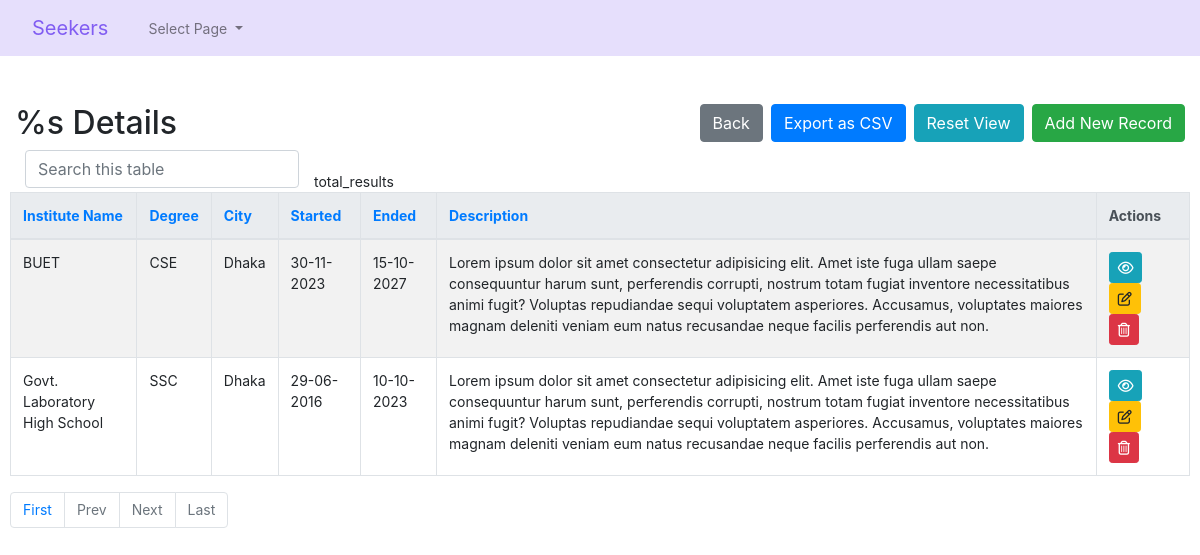
Screenshot of /user/educationcrud/education-index.php (signed in) with the database file from the repository.
### tables this page shows
CREATE TABLE `education` (
  `edu_id` int(11) NOT NULL,
  `user_id` bigint(20) UNSIGNED DEFAULT NULL,
  `name` varchar(255) DEFAULT NULL,
  `degree` varchar(255) DEFAULT NULL,
  `city` varchar(255) DEFAULT NULL,
  `start_date` date DEFAULT NULL,
  `end_date` date DEFAULT NULL,
  `description` text DEFAULT NULL
);

### user/educationcrud/config.php (called while the page is built, shortened)
<?php
$no_of_records_per_page = '10';
$protocol               = (isset($_SERVER['HTTPS']) && $_SERVER['HTTPS'] == 'on') ? 'https' : 'http';
$domain                 = $protocol . '://' . $_SERVER['HTTP_HOST'];
?>

### user/educationcrud/education-index.php (the view, shortened to what this page needs)
<?php
require_once('config.php');
require_once('helpers.php');
$user_id = $_SESSION['user_id'];
$isCsvExport = isset($_GET['export']) && $_GET['export'] == 'csv';
$script   = $_SERVER['SCRIPT_NAME'];
$parameters   = $_GET ? $_SERVER['QUERY_STRING'] : "" ;
$currenturl = $domain. $script . '?' . $parameters;
if (isset($_GET['pageno'])) {
    $pageno = $_GET['pageno'];
} else {
    $pageno = 1;
}
$offset = ($pageno-1) * $no_of_records_per_page;
$where_statement = " WHERE 1=1 ";
if (!empty($_GET['search'])) {
    $search = mysqli_real_escape_string($link, $_GET['search']);
    if (strpos('`education`.`name`, `education`.`degree`, `education`.`city`, `education`.`start_date`, `education`.`end_date`, `education`.`description`', ',')) {
        $where_statement .= " AND CONCAT_WS (`education`.`name`, `education`.`degree`, `education`.`city`, `education`.`start_date`, `education`.`end_date`, `education`.`description`) LIKE '%$search%'";
    } else {
        $where_statement .= " AND `education`.`name`, `education`.`degree`, `education`.`city`, `education`.`start_date`, `education`.`end_date`, `education`.`description` LIKE '%$search%'";
    }
} else {
    $search = "";
}
$sql = "SELECT education.*
FROM education
LEFT JOIN users AS user_idusers ON user_idusers.id = education.user_id
WHERE user_idusers.id = $user_id -- Replace $user_id with the actual user ID
GROUP BY education.edu_id
ORDER BY edu_id ASC
";
if (!$isCsvExport) {
    $sql .= " LIMIT $offset, $no_of_records_per_page";
}
$result = mysqli_query($link, $sql);
$count_pages = "SELECT COUNT(*) AS count
                FROM `education`
			LEFT JOIN `users` AS `user_idusers` ON `user_idusers`.`id` = `education`.`user_id`
                $where_statement";
?><!DOCTYPE html>
<html lang="en">
<head>
    <link rel="stylesheet" href="https://stackpath.bootstrapcdn.com/bootstrap/4.5.0/css/bootstrap.min.css">
</head>
<body>
    <?php require_once('navbar.php'); ?>
    <section class="pt-5">
        <div class="container-fluid">
            <div class="row">
                <div class="col-md-12">
                    <div class="page-header clearfix">
                        <?php
                        $str = <<<'EOD'
                        Education
                        EOD;
                        ?>
                        <h2 class="float-left"><?php translate('%s Details', true, $str) ?></h2>
                        <a href="education-create.php" class="btn btn-success float-right"><?php translate('Add New Record') ?></a>
                        <a href="education-index.php" class="btn btn-info float-right mr-2"><?php translate('Reset View') ?></a>
                        <a href="education-index.php?export=csv" class="btn btn-primary float-right mr-2"><?php translate('Export as CSV') ?></a>
                        <a href="javascript:history.back()" class="btn btn-secondary float-right mr-2"><?php translate('Back') ?></a>
                    </div>
                    <div class="form-row">
                        <form action="education-index.php" method="get">
                            <div class="col"> <input type="text" class="form-control" placeholder="<?php translate('Search this table') ?>" name="search"></div>
                        </form>
                        <br>
                        <?php
                        if($result) :
                            if(mysqli_num_rows($result) > 0) :
                                $number_of_results = mysqli_fetch_assoc(mysqli_query($link, $count_pages))['count'];
                                $total_pages = ceil($number_of_results / $no_of_records_per_page);
                                ?>
                                <table class='table table-bordered table-striped'>
                                    <thead class='thead-light'>
                                        <tr>
                                            <?php 									$columnname = "name";
									$sort_link = isset($_GET["order"]) && $_GET["order"] == $columnname && $_GET["sort"] == "asc" ? "desc" : "asc";
									$sort_link = isset($_GET["order"]) && $_GET["order"] == $columnname && $_GET["sort"] == "desc" ? "asc" : $sort_link;
									echo "<th><a href=?search=$search&order=name&sort=".$sort_link.">Institute Name</a></th>";
									$columnname = "degree";
									$sort_link = isset($_GET["order"]) && $_GET["order"] == $columnname && $_GET["sort"] == "asc" ? "desc" : "asc";
									$sort_link = isset($_GET["order"]) && $_GET["order"] == $columnname && $_GET["sort"] == "desc" ? "asc" : $sort_link;
									echo "<th><a href=?search=$search&order=degree&sort=".$sort_link.">Degree </a></th>";
									$columnname = "city";
									$sort_link = isset($_GET["order"]) && $_GET["order"] == $columnname && $_GET["sort"] == "asc" ? "desc" : "asc";
									$sort_link = isset($_GET["order"]) && $_GET["order"] == $columnname && $_GET["sort"] == "desc" ? "asc" : $sort_link;
									echo "<th><a href=?search=$search&order=city&sort=".$sort_link.">City</a></th>";
									$columnname = "start_date";
									$sort_link = isset($_GET["order"]) && $_GET["order"] == $columnname && $_GET["sort"] == "asc" ? "desc" : "asc";
									$sort_link = isset($_GET["order"]) && $_GET["order"] == $columnname && $_GET["sort"] == "desc" ? "asc" : $sort_link;
									echo "<th><a href=?search=$search&order=start_date&sort=".$sort_link.">Started</a></th>";
									$columnname = "end_date";
									$sort_link = isset($_GET["order"]) && $_GET["order"] == $columnname && $_GET["sort"] == "asc" ? "desc" : "asc";
									$sort_link = isset($_GET["order"]) && $_GET["order"] == $columnname && $_GET["sort"] == "desc" ? "asc" : $sort_link;
									echo "<th><a href=?search=$search&order=end_date&sort=".$sort_link.">Ended</a></th>";
									$columnname = "description";
									$sort_link = isset($_GET["order"]) && $_GET["order"] == $columnname && $_GET["sort"] == "asc" ? "desc" : "asc";
									$sort_link = isset($_GET["order"]) && $_GET["order"] == $columnname && $_GET["sort"] == "desc" ? "asc" : $sort_link;
									echo "<th><a href=?search=$search&order=description&sort=".$sort_link.">Description</a></th>";
 ?>
                                            <th><?php translate('Actions'); ?></th>
                                        </tr>
                                    </thead>
                                    <tbody>
                                        <?php while($row = mysqli_fetch_array($result)): ?>
                                            <tr>
                                                <?php 											echo "<td>";
											echo nl2br(htmlspecialchars($row['name'] ?? ""));
											echo "</td>"."\n\t\t\t\t\t\t\t\t\t\t\t\t";											echo "<td>";
											echo nl2br(htmlspecialchars($row['degree'] ?? ""));
											echo "</td>"."\n\t\t\t\t\t\t\t\t\t\t\t\t";											echo "<td>";
											echo nl2br(htmlspecialchars($row['city'] ?? ""));
											echo "</td>"."\n\t\t\t\t\t\t\t\t\t\t\t\t";echo "<td>" . convert_date($row['start_date']) . "</td>";
										echo "<td>" . convert_date($row['end_date']) . "</td>";
																					echo "<td>";
											echo nl2br(htmlspecialchars($row['description'] ?? ""));
											echo "</td>"."\n\t\t\t\t\t\t\t\t\t\t\t\t"; ?>
                                                <td>
                                                    <?php
                                                    $column_id = 'edu_id';
                                                    if (!empty($column_id)): ?>
                                                        <a id='read-<?php echo $row['edu_id']; ?>' href='education-read.php?edu_id=<?php echo $row['edu_id']; ?>' title='<?php echo addslashes(translate('View Record', false)); ?>' data-toggle='tooltip' class='btn btn-sm btn-info'><i class='far fa-eye'></i></a>
                                                        <a id='update-<?php echo $row['edu_id']; ?>' href='education-update.php?edu_id=<?php echo $row['edu_id']; ?>' title='<?php echo addslashes(translate('Update Record', false)); ?>' data-toggle='tooltip' class='btn btn-sm btn-warning'><i class='far fa-edit'></i></a>
                                                        <a id='delete-<?php echo $row['edu_id']; ?>' href='education-delete.php?edu_id=<?php echo $row['edu_id']; ?>' title='<?php echo addslashes(translate('Delete Record', false)); ?>' data-toggle='tooltip' class='btn btn-sm btn-danger'><i class='far fa-trash-alt'></i></a>
                                                    <?php else: ?>
                                                        <?php echo addslashes(translate('unsupported_no_pk')); ?>
                                                    <?php endif; ?>
                                                </td>
                                            </tr>
                                        <?php endwhile; ?>
                                    </tbody>
                                </table>
                                <ul class="pagination" align-right>
                                <?php
                                    $new_url = preg_replace('/&?pageno=[^&]*/', '', $currenturl);
                                    ?>
                                    <li class="page-item"><a class="page-link" href="<?php echo $new_url .'&pageno=1' ?>"><?php translate('First') ?></a></li>
                                    <li class="page-item <?php if($pageno <= 1){ echo 'disabled'; } ?>">
                                        <a class="page-link" href="<?php if($pageno <= 1){ echo '#'; } else { echo $new_url ."&pageno=".($pageno - 1); } ?>"><?php translate('Prev') ?></a>
                                    </li>
                                    <li class="page-item <?php if($pageno >= $total_pages){ echo 'disabled'; } ?>">
                                        <a class="page-link" href="<?php if($pageno >= $total_pages){ echo '#'; } else { echo $new_url . "&pageno=".($pageno + 1); } ?>"><?php translate('Next') ?></a>
                                    </li>
                                    <li class="page-item <?php if($pageno >= $total_pages){ echo 'disabled'; } ?>">
                                        <a class="page-item"><a class="page-link" href="<?php echo $new_url .'&pageno=' . $total_pages; ?>"><?php translate('Last') ?></a>
                                    </li>
                                </ul>
                            <?php else: ?>
                            <p class='lead'><em><?php translate('No records were found.') ?></em></p>
                        <?php endif ?>
                    <?php else: ?>
                        <div class="alert alert-danger" role="alert">
                            ERROR: Could not able to execute <?php echo $sql. " " . mysqli_error($link); ?>
                        </div>
                    <?php endif ?>
                </div>
            </div>
        </div>
    </section>
</body>
</html>

### user/educationcrud/education-index.php (style rules this page uses)
.page-header h2 { margin-top: 0; }
table tr td:last-child a { margin-right: 5px; }
body { font-size: 14px; }

### rows the page displays
education: name "BUET", degree "CSE", city "Dhaka", start_date "30-11-2023", end_date "15-10-2027", description "Lorem ipsum dolor sit amet consectetur adipisicing elit. Amet iste fuga ullam saepe consequuntur harum sunt, perferendis corrupti, nostrum totam fugiat inventore necessitatibus animi fugit? Voluptas repudiandae sequi voluptatem asperiores. Accusamus, voluptates maiores magnam deleniti veniam eum natus recusandae neque facilis perferendis aut non."
education: name "Govt. Laboratory High School", degree "SSC", city "Dhaka", start_date "29-06-2016", end_date "10-10-2023", description "Lorem ipsum dolor sit amet consectetur adipisicing elit. Amet iste fuga ullam saepe consequuntur harum sunt, perferendis corrupti, nostrum totam fugiat inventore necessitatibus animi fugit? Voluptas repudiandae sequi voluptatem asperiores. Accusamus, voluptates maiores magnam deleniti veniam eum natus recusandae neque facilis perferendis aut non."

### other values shown
$key "Select Page %s Details Add New Record Reset View Export as CSV Back total_results Actions First Prev Next Last"
